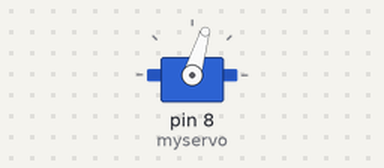
The sketch below on a simulated Arduino Uno, built with avr-gcc and run on an emulated ATmega328P. Parts: servo.

Above: at 0.05 s.
At 0.65 s:
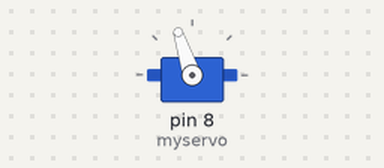
At 1.0 s:
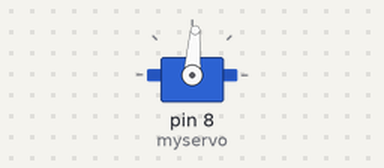
Timing chart, 0 to 3.0 s (numbered marks = the images above):
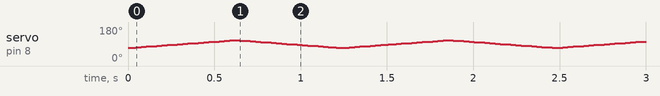

The sketch:

Servo.ino
```cpp
#include <Servo.h>
#define SWEEP_DEG 20 //SWEEP IN EACH DIRECTION

Servo myservo;  // create servo object to control a servo
// twelve servo objects can be created on most boards

int pos = 0;    // variable to store the servo position

void setup() {
  myservo.attach(8);  // attaches the servo on pin 9 to the servo object
}

void loop() {
  for (pos = 90-SWEEP_DEG; pos <= 90+SWEEP_DEG; pos += 1) { // goes from 0 degrees to 180 degrees
    // in steps of 1 degree
    myservo.write(pos);              // tell servo to go to position in variable 'pos'
    delay(15);                       // waits 15ms for the servo to reach the position
  }
  for (pos = 90+SWEEP_DEG; pos >= 90-SWEEP_DEG; pos -= 1) { // goes from 180 degrees to 0 degrees
    myservo.write(pos);              // tell servo to go to position in variable 'pos'
    delay(15);                       // waits 15ms for the servo to reach the position
  }
}
```
